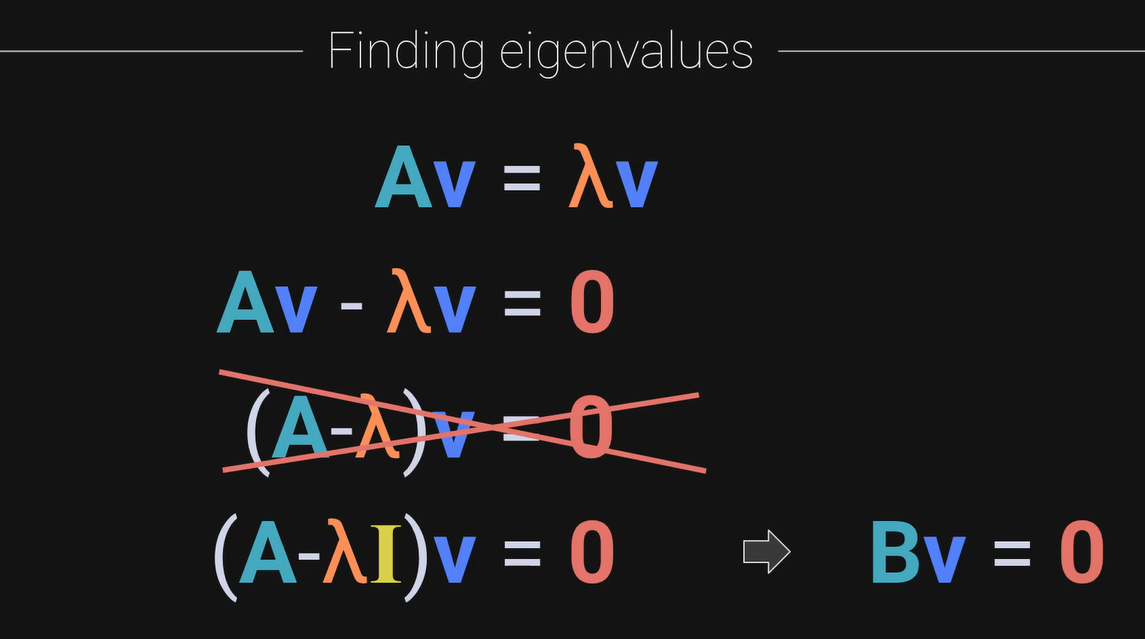
#> input picture img/eigen_value.png, 1145 x 639 px
$ jupyter execute 013_eigenvalue_and_eigenvector.ipynb
#> lines starting #> are read from the running program, lines starting #| are printed output that depends on the picture
[cell 1]
import numpy as np
import matplotlib.pyplot as plt
from PIL import Image

[cell 2]
img = Image.open('../img/eigen_value.png')
#> img is the input picture: PIL image 1145x639 RGBA; mean R, G, B, A 26.9, 26.2, 27.1, 255
aspect = 0.4
img.resize((int(img.size[0] * aspect), int(img.size[1] * aspect)))
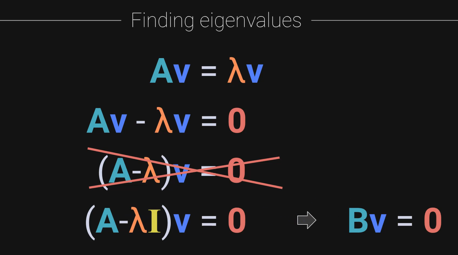
#> Out: PIL image 458x255 RGBA; mean R, G, B, A 26.9, 26.2, 27.1, 255
